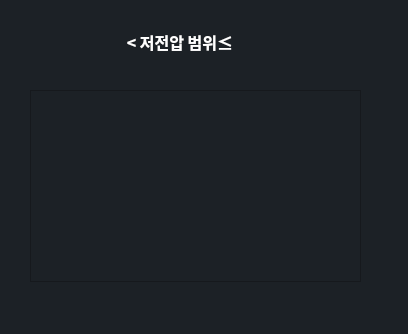
<?xml version="1.0" encoding="UTF-8"?>
<ui version="4.0">
 <class>Dialog</class>
 <widget class="QDialog" name="Dialog">
  <property name="geometry">
   <rect>
    <x>0</x>
    <y>0</y>
    <width>408</width>
    <height>334</height>
   </rect>
  </property>
  <property name="windowTitle">
   <string>설정</string>
  </property>
  <property name="styleSheet">
   <string notr="true">background-color:rgb(28, 33, 38)</string>
  </property>
  <widget class="QLabel" name="label_3">
   <property name="geometry">
    <rect>
     <x>120</x>
     <y>30</y>
     <width>120</width>
     <height>21</height>
    </rect>
   </property>
   <property name="sizePolicy">
    <sizepolicy hsizetype="Minimum" vsizetype="Minimum">
     <horstretch>0</horstretch>
     <verstretch>0</verstretch>
    </sizepolicy>
   </property>
   <property name="minimumSize">
    <size>
     <width>120</width>
     <height>0</height>
    </size>
   </property>
   <property name="font">
    <font>
     <family>맑은 고딕</family>
     <pointsize>12</pointsize>
     <weight>75</weight>
     <bold>true</bold>
    </font>
   </property>
   <property name="styleSheet">
    <string notr="true">color : rgb(255,255,255);
border : 0px solid red;</string>
   </property>
   <property name="frameShadow">
    <enum>QFrame::Sunken</enum>
   </property>
   <property name="text">
    <string>&lt; 저전압 범위≤</string>
   </property>
   <property name="alignment">
    <set>Qt::AlignCenter</set>
   </property>
  </widget>
  <widget class="QTableWidget" name="tableWidget">
   <property name="geometry">
    <rect>
     <x>30</x>
     <y>90</y>
     <width>331</width>
     <height>192</height>
    </rect>
   </property>
  </widget>
 </widget>
 <resources/>
 <connections/>
</ui>
